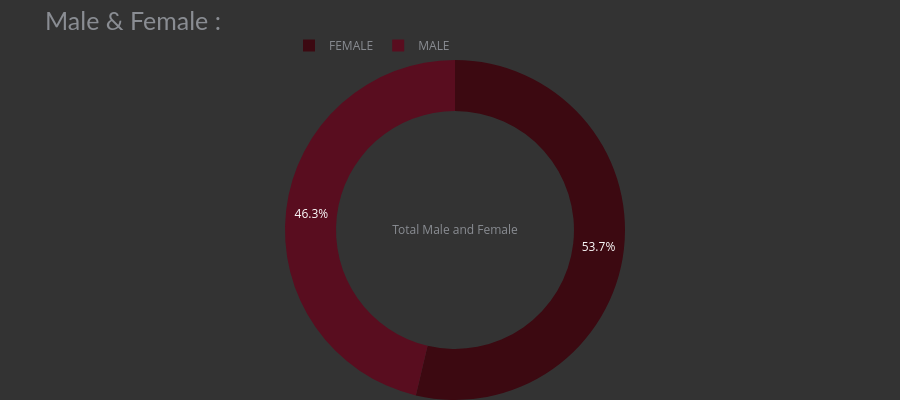

The code cell stored with this chart in its notebook:
### Markdown cell above
There are 247 frauds and 753 non-frauds

### Code cell
mf=pd.DataFrame(df.insured_sex.value_counts().reset_index().rename(columns={"Total":"Sex","count":"Total"}))
mf
fig=go.Figure(data=[go.Pie(labels=mf["insured_sex"],
                          values=mf["Total"],
                          hole=.7,
                          title="Total Male and Female",
                          marker_colors=px.colors.sequential.amp_r)])
fig.update_layout(title="Male & Female :")

fig.update_xaxes(showgrid=False)

fig.update_yaxes(showgrid=False, categoryorder='total ascending', ticksuffix=' ', showline=False)

fig.update_traces(hovertemplate=None, marker=dict(line=dict(width=0)))

fig.update_layout(margin=dict(t=60, b=0, l=50, r=40),hovermode="y unified",
                  xaxis_title=' ', yaxis_title=" ", height=400,plot_bgcolor='#333', paper_bgcolor='#333',
title_font=dict(size=25, color='#8a8d93', family="Lato, sans-serif"),
 font=dict(color='#8a8d93'),
                  legend=dict(orientation="h", yanchor="bottom", y=1, xanchor="right", x=0.5),
                  hoverlabel=dict(bgcolor="black", font_size=13, font_family="Lato, sans-serif"))
                 


fig.show()

### Figure 1 — Plotly figure (JSON) as saved in the notebook; plotly's stock layout.template omitted (floating-point values rounded to 4 significant figures)
{"data": [{"hole": 0.7, "labels": ["FEMALE", "MALE"], "marker": {"colors": ["rgb(60, 9, 17)", "rgb(89, 13, 31)", "rgb(120, 14, 40)", "rgb(149, 19, 39)", "rgb(172, 44, 36)", "rgb(186, 74, 47)", "rgb(196, 102, 73)", "rgb(205, 129, 103)", "rgb(213, 156, 137)", "rgb(221, 182, 170)", "rgb(230, 209, 203)", "rgb(241, 236, 236)"], "line": {"width": 0}}, "title": {"text": "Total Male and Female"}, "type": "pie", "values": [537, 463]}], "layout": {"font": {"color": "#8a8d93"}, "height": 400, "hoverlabel": {"bgcolor": "black", "font": {"family": "Lato, sans-serif", "size": 13}}, "hovermode": "y unified", "legend": {"orientation": "h", "x": 0.5, "xanchor": "right", "y": 1, "yanchor": "bottom"}, "margin": {"b": 0, "l": 50, "r": 40, "t": 60}, "paper_bgcolor": "#333", "plot_bgcolor": "#333", "title": {"font": {"color": "#8a8d93", "family": "Lato, sans-serif", "size": 25}, "text": "Male & Female :"}, "xaxis": {"showgrid": false, "title": {"text": " "}}, "yaxis": {"categoryorder": "total ascending", "showgrid": false, "showline": false, "ticksuffix": " ", "title": {"text": " "}}}}
